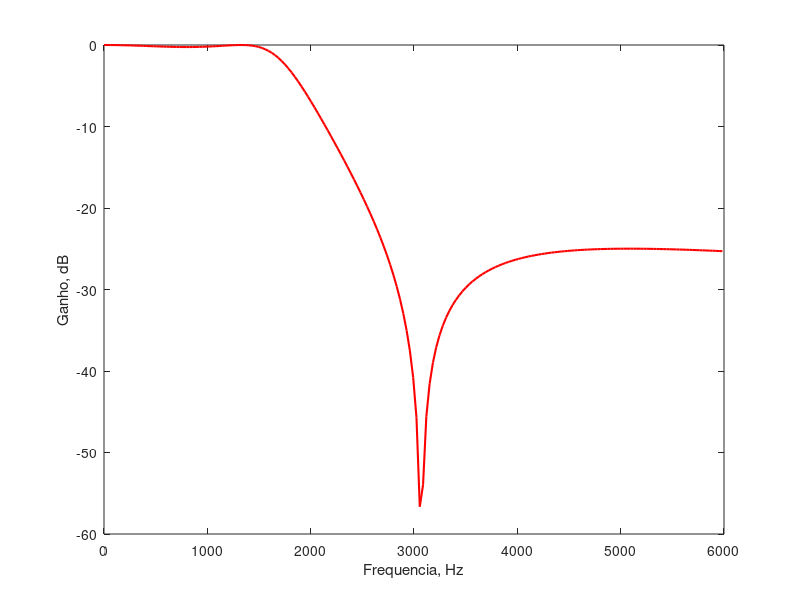

The MATLAB script that drew this image:
Rp = 0.25;
fc = 1.5e3;
Rs = 25;
f = 6e3;
Wp = 2*pi*fc;
Ws = 2*pi*f;
 
[N,Wn] = ellipord(Wp, Ws, Rp, Rs, 's')
 
[num, den] = ellip(N, Rp, Rs, Wp, 's');
omega = [0: 200: 12000*pi]; 
h = freqs(num,den,omega); 
plot (omega/(2*pi),20*log10(abs(h)),'r','linewidth',1.5); 
xlabel('Frequencia, Hz'); 
ylabel('Ganho, dB');
